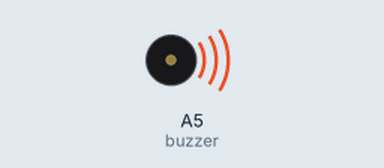
Bench run of a sketch on a simulated Arduino Uno, built with avr-gcc and run on an emulated ATmega328P. On the bench: buzzer (waves = sounding).

Above: at 0.1 s.
At 15.3 s:
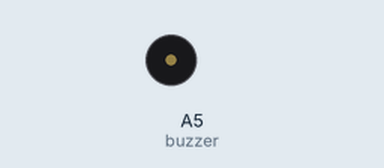
Timing chart, 0 to 16.8 s (numbered marks = the images above):
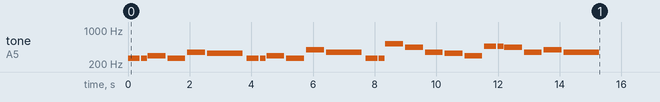

The sketch:

zuizhonggao2_____.ino
```cpp
#define NOTE_B0  31
#define NOTE_C1  33
#define NOTE_CS1 35
#define NOTE_D1  37
#define NOTE_DS1 39
#define NOTE_E1  41
#define NOTE_F1  44
#define NOTE_FS1 46
#define NOTE_G1  49
#define NOTE_GS1 52
#define NOTE_A1  55
#define NOTE_AS1 58
#define NOTE_B1  62
#define NOTE_C2  65
#define NOTE_CS2 69
#define NOTE_D2  73
#define NOTE_DS2 78
#define NOTE_E2  82
#define NOTE_F2  87
#define NOTE_FS2 93
#define NOTE_G2  98
#define NOTE_GS2 104
#define NOTE_A2  110
#define NOTE_AS2 117
#define NOTE_B2  123
#define NOTE_C3  131
#define NOTE_CS3 139
#define NOTE_D3  147
#define NOTE_DS3 156
#define NOTE_E3  165
#define NOTE_F3  175
#define NOTE_FS3 185
#define NOTE_G3  196
#define NOTE_GS3 208
#define NOTE_A3  220
#define NOTE_AS3 233
#define NOTE_B3  247
#define NOTE_C4  262
#define NOTE_CS4 277
#define NOTE_D4  294
#define NOTE_DS4 311
#define NOTE_E4  330
#define NOTE_F4  349
#define NOTE_FS4 370
#define NOTE_G4  392
#define NOTE_GS4 415
#define NOTE_A4  440
#define NOTE_AS4 466
#define NOTE_B4  494
#define NOTE_C5  523
#define NOTE_CS5 554
#define NOTE_D5  587
#define NOTE_DS5 622
#define NOTE_E5  659
#define NOTE_F5  698
#define NOTE_FS5 740
#define NOTE_G5  784
#define NOTE_GS5 831
#define NOTE_A5  880
#define NOTE_AS5 932
#define NOTE_B5  988
#define NOTE_C6  1047
#define NOTE_CS6 1109
#define NOTE_D6  1175
#define NOTE_DS6 1245
#define NOTE_E6  1319
#define NOTE_F6  1397
#define NOTE_FS6 1480
#define NOTE_G6  1568
#define NOTE_GS6 1661
#define NOTE_A6  1760
#define NOTE_AS6 1865
#define NOTE_B6  1976
#define NOTE_C7  2093
#define NOTE_CS7 2217
#define NOTE_D7  2349
#define NOTE_DS7 2489
#define NOTE_E7  2637
#define NOTE_F7  2794
#define NOTE_FS7 2960
#define NOTE_G7  3136
#define NOTE_GS7 3322
#define NOTE_A7  3520
#define NOTE_AS7 3729
#define NOTE_B7  3951
#define NOTE_C8  4186
#define NOTE_CS8 4435
#define NOTE_D8  4699
#define NOTE_DS8 4978
#define REST      0

// change this to make the song slower or faster
int tempo = 140;

// change this to whichever pin you want to use
int buzzer = A5;
int melody[] = {

  // Happy Birthday
  // Score available at https://musescore.com/user/8221/scores/26906

  NOTE_C4,4, NOTE_C4,8,
  NOTE_D4,-4, NOTE_C4,-4, NOTE_F4,-4,
  NOTE_E4,-2, NOTE_C4,4, NOTE_C4,8,
  NOTE_D4,-4, NOTE_C4,-4, NOTE_G4,-4,
  NOTE_F4,-2, NOTE_C4,4, NOTE_C4,8,

  NOTE_C5,-4, NOTE_A4,-4, NOTE_F4,-4,
  NOTE_E4,-4, NOTE_D4,-4, NOTE_AS4,4, NOTE_AS4,8,
  NOTE_A4,-4, NOTE_F4,-4, NOTE_G4,-4,
  NOTE_F4,-2,

};
int notes = sizeof(melody) / sizeof(melody[0]) / 2;

// this calculates the duration of a whole note in ms
int wholenote = (60000 * 4) / tempo;

int divider = 0, noteDuration = 0;
//引脚
int ROWS[] ={10,11,12,13,A0,A1,A2,A3};
int COLS[] ={2,3,4,5,6,7,8,9};
// //1=关,0=开
byte smile11[8][8] ={
  1,0,0,0,0,0,0,1,
  1,1,1,1,1,1,0,1,
  1,1,1,1,1,1,0,1,
  1,0,0,0,0,0,0,1,
  1,1,1,1,1,1,0,1,
  1,1,1,1,1,1,0,1,
  1,0,0,0,0,0,0,1,
  1,1,1,1,1,1,1,1,
};
byte smile22[8][8] ={
  1,1,1,1,1,1,1,1,
  1,0,0,0,0,0,0,1,
  1,1,1,1,1,1,0,1,
  1,1,1,1,1,1,0,1,
  1,0,0,0,0,0,0,1,
  1,0,1,1,1,1,1,1,
  1,0,1,1,1,1,1,1,
  1,0,0,0,0,0,0,1,
};
byte smile33[8][8] ={
  1,1,1,0,1,1,1,1,
  1,1,0,0,1,1,1,1,
  1,1,1,0,1,1,1,1,
  1,1,1,0,1,1,1,1,
  1,1,1,0,1,1,1,1,
  1,1,1,0,1,1,1,1,
  1,0,0,0,0,0,0,1,
  1,1,1,1,1,1,1,1,
};
byte smile[8][8] ={
  1,1,0,1,0 ,1,1,1,
  1,0,0,1,0,1,1,1,
  0,0,0,0,0,0,0,0,
  1,1,1,1,0,1,1,1,
  1,0,0,0,0,0,0,0,
  1,1,1,1,0,1,1,1,
  1,1,1,1,0,1,1,1 ,
  0,0,0,0,0,0,0,0,
};
byte smile2[8][8] ={
  1,0,0,0,0,0,0,1,
  1,0,1,1,1,1,0,1,
  1,0,1,1,1,1,0,1,
  1,0,0,0,0,0,0,1,
  1,0,1,1,1,1,0,1,
  1,0,1,1,1,1,0,1,
  1,0,1,1,1,1,0,1 ,
  1,0,0,0,0,0,0,1,
};
byte smile3[8][8] ={
  1,0,1,1,0,1,1,1,
  1,0,1,0,0,0,0,1,
  1,0,1,1,0,1,0,1,
  0,0,0,0,0,1,0,0,
  0,0,0,1,0,0,1,1,
  1,0,0,1,0,1,0,1,
  1,0,1,1,0 ,1,0,1,
  1,0,1,0,1,1,1,0,
};
byte smile4[8][8] ={
  1,0,0,0,0,0,0,0,
  1,0,1,1,0,1,1,1,
  1,0,1,1,0,1,1,1,
  1,0,0,0,0,0,0,0,
  1,1,1,1,0,1,1,1,
  1,0,1,1,0,1,0,1,
  1,0,1,1,0,1,0,1,
  0,1,1,0,0,1,1,0,
};
byte smile5[8][8] ={
  1,1,1,1,1,1,1,1,
  1,0,0,1,1,0,0,1,
  0,0,0,0,0,0,0,0,
  0,0,0,0,0,0,0,0,
  0,0,0,0,0,0,0,0,
  1,0,0,0,0,0,0,1,
  1,1,0,0,0,0,1,1,
  1,1,1,0,0,1,1,1,
};
byte smile6[8][8] ={
  1,1,1,1,1,1,1,1,
  1,1,1,1,1,1,1,1,
  1,1,0,1,1,0,1,1,
  1,0,0,0,0,0,0,1,
  1,0,0,0,0,0,0,1,
  1,1,0,0,0,0,1,1,
  1,1,1,0,0,1,1,1,
  1,1,1,1,1,1,1,1,
};
byte smile7[8][8] ={
  1,1,1,1,1,1,1,1,
  1,0,0,1,1,0,0,1,
  0,0,0,0,0,0,0,0,
  0,0,0,0,0,0,0,0,
  0,0,0,0,0,0,0,0,
  1,0,0,0,0,0,0,1,
  1,1,0,0,0,0,1,1,
  1,1,1,0,0,1,1,1,
};


// 初始化设置
void setup(){
for(int i = 0;i < 8; i++){
  pinMode(COLS[i],OUTPUT);

  pinMode(ROWS[i], OUTPUT);
}
 // iterate over the notes of the melody.
  // Remember, the array is twice the number of notes (notes + durations)
  for (int thisNote = 0; thisNote < notes * 2; thisNote = thisNote + 2) {

    // calculates the duration of each note
    divider = melody[thisNote + 1];
    if (divider > 0) {
      // regular note, just proceed
      noteDuration = (wholenote) / divider;
    } else if (divider < 0) {
      // dotted notes are represented with negative durations!!
      noteDuration = (wholenote) / abs(divider);
      noteDuration *= 1.5; // increases the duration in half for dotted notes

}

    // we only play the note for 90% of the duration, leaving 10% as a pause
    tone(buzzer, melody[thisNote], noteDuration * 0.9);

    // Wait for the specief duration before playing the next note.
    delay(noteDuration);

    // stop the waveform generation before the next note.
    noTone(buzzer);
  }

}
void loop() {
  for(int i = 0;i < 100; i++){
  displayLed(smile11);
};
delay(1000);
  for(int i = 0;i < 100; i++){
  displayLed(smile22);
};
delay(1000);
  for(int i = 0;i < 100; i++){
  displayLed(smile33);
};
delay(1000);
for(int i = 0;i < 100; i++){
  displayLed(smile);
};
delay(100);
for(int i = 0;i < 100; i++){
  displayLed(smile2);
};
delay(100);

for(int i = 0;i < 100; i++){
  displayLed(smile3);
};
delay(100);

for(int i = 0;i < 100; i++){
  displayLed(smile4);
};
delay(100);
for(int i = 0;i < 100; i++){
  displayLed(smile5);
};
delay(50);
for(int i = 0;i < 100; i++){
  displayLed(smile6);
};
delay(100);
for(int i = 0;i < 100; i++){
  displayLed(smile7);
};
delay(50);

}
void displayLed(unsigned char dat[8][8]){
for (int c = 0;c < 8;c++) {
  digitalWrite(COLS[c],HIGH);
  for (int r = 0; r < 8; r++){
    digitalWrite(ROWS[r],dat[r][c]);
  }
    delay(1);
    clearLed();
  }
}
//
void clearLed(){
for (int i = 0;i <8; i++){
digitalWrite(ROWS[i], HIGH);
digitalWrite(COLS[i], LOW);
};
}
```
